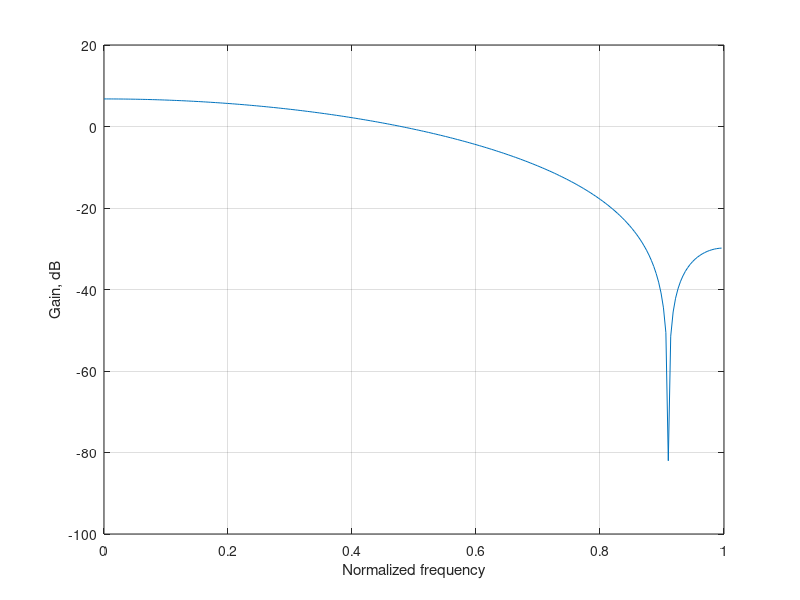

Write MATLAB code to recreate this figure.
% Program 4_2 
%
% Kaiser Window Generation Program 
N= input('Type in the window length = '); 
beta=input('Type in the value of beta = '); 
w=kaiser(N,beta); 
disp('Window Coefficients'); 
disp(w) 
[h, omega ] = freqz(w,1,256); 
mag=20*log10(abs(h)); 
plot(omega/pi, mag); grid 
xlabel('Normalized frequency'); 
ylabel('Gain, dB'); 